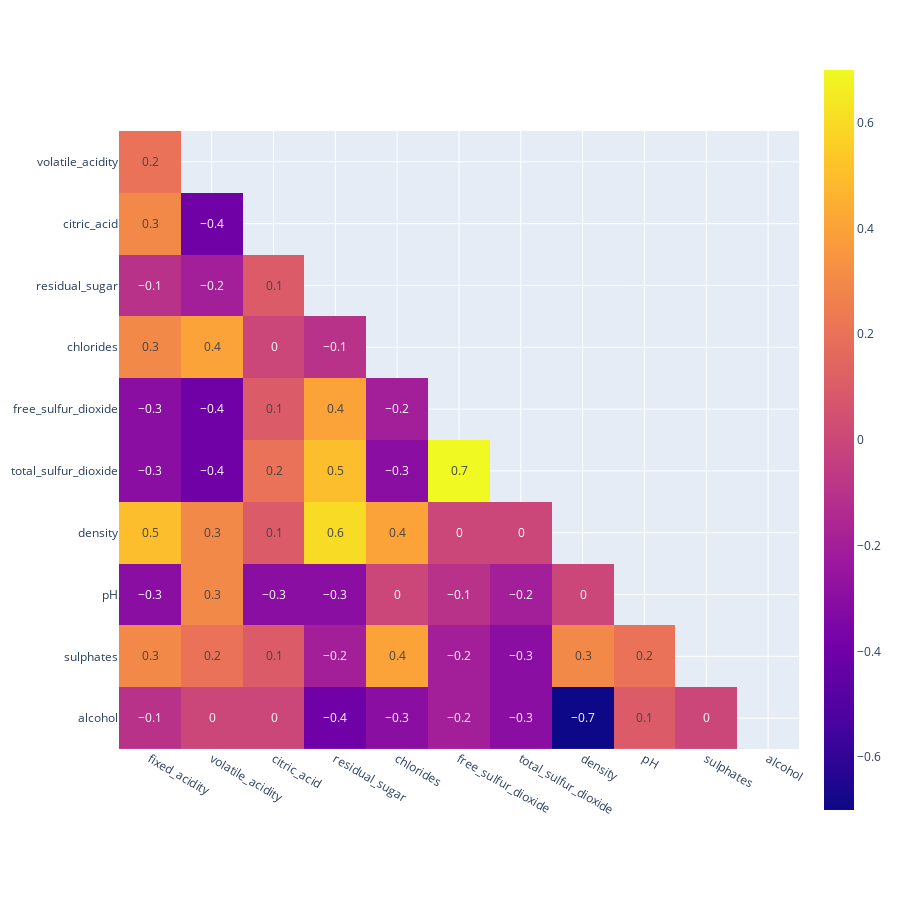

Notebook code cell kept with this figure:
### Code cell
import plotly.express as px
# Correlation
df_corr = df.corr().round(1)  
# Mask to matrix
mask = np.zeros_like(df_corr, dtype=bool)
mask[np.triu_indices_from(mask)] = True
# Viz
df_corr_viz = df_corr.mask(mask).dropna(how='all').dropna(how='all')
fig = px.imshow(df_corr_viz, text_auto=True)
fig.update_layout(height = 900, width=900)
fig.show()

### Figure 1 — Plotly figure (JSON) as saved in the notebook; plotly's stock layout.template omitted (floating-point values rounded to 4 significant figures)
{"data": [{"coloraxis": "coloraxis", "hovertemplate": "x: %{x}<br>y: %{y}<br>color: %{z}<extra></extra>", "name": "0", "texttemplate": "%{z}", "type": "heatmap", "x": ["fixed_acidity", "volatile_acidity", "citric_acid", "residual_sugar", "chlorides", "free_sulfur_dioxide", "total_sulfur_dioxide", "density", "pH", "sulphates", "alcohol"], "xaxis": "x", "y": ["volatile_acidity", "citric_acid", "residual_sugar", "chlorides", "free_sulfur_dioxide", "total_sulfur_dioxide", "density", "pH", "sulphates", "alcohol"], "yaxis": "y", "z": [[0.2, null, null, null, null, null, null, null, null, null, null], [0.3, -0.4, null, null, null, null, null, null, null, null, null], [-0.1, -0.2, 0.1, null, null, null, null, null, null, null, null], [0.3, 0.4, 0, -0.1, null, null, null, null, null, null, null], [-0.3, -0.4, 0.1, 0.4, -0.2, null, null, null, null, null, null], [-0.3, -0.4, 0.2, 0.5, -0.3, 0.7, null, null, null, null, null], [0.5, 0.3, 0.1, 0.6, 0.4, 0, 0, null, null, null, null], [-0.3, 0.3, -0.3, -0.3, 0, -0.1, -0.2, 0, null, null, null], [0.3, 0.2, 0.1, -0.2, 0.4, -0.2, -0.3, 0.3, 0.2, null, null], [-0.1, 0, 0, -0.4, -0.3, -0.2, -0.3, -0.7, 0.1, 0, null]]}], "layout": {"coloraxis": {"colorscale": [[0, "#0d0887"], [0.1111, "#46039f"], [0.2222, "#7201a8"], [0.3333, "#9c179e"], [0.4444, "#bd3786"], [0.5556, "#d8576b"], [0.6667, "#ed7953"], [0.7778, "#fb9f3a"], [0.8889, "#fdca26"], [1, "#f0f921"]]}, "height": 900, "margin": {"t": 60}, "width": 900, "xaxis": {"anchor": "y", "constrain": "domain", "domain": [0, 1], "scaleanchor": "y"}, "yaxis": {"anchor": "x", "autorange": "reversed", "constrain": "domain", "domain": [0, 1]}}}
